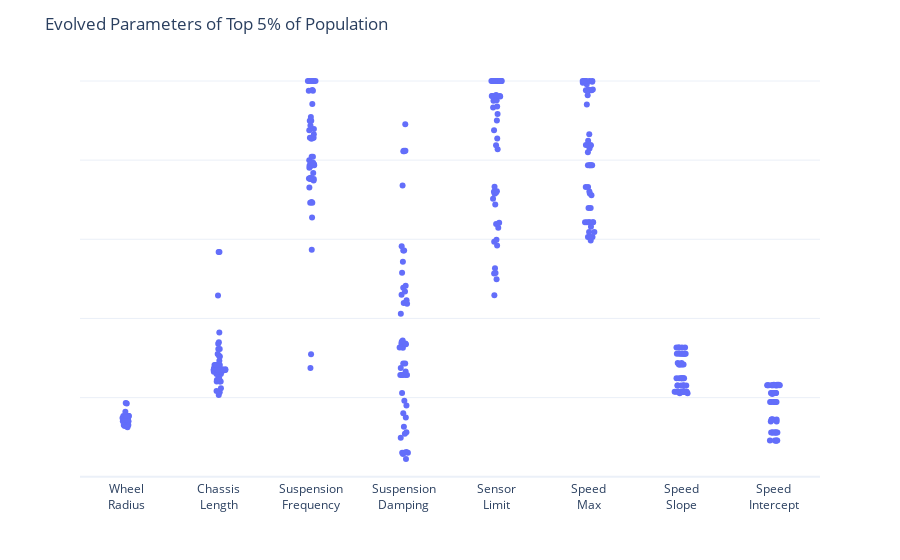

Here is the notebook cell this chart was saved with:
### Code cell
columns = [f"{name} Genome" for name in limits.keys()]
labels = ["<br>".join(name.split(" ")[:2]) for name in columns]

df_temp = df[columns]
df_temp.columns = labels

fig = px.strip(df_temp)

fig.update_layout(
    title="Evolved Parameters of Top 5% of Population",
    yaxis_showticklabels=False,
    yaxis_title="",
    xaxis_title="",
)

fig.show()

### Figure 1 — Plotly figure (JSON) as saved in the notebook; plotly's stock layout.template omitted (floating-point values rounded to 4 significant figures; data arrays with more than 128 entries replaced by an {"elided": "..."} marker saying what was removed)
{"data": [{"alignmentgroup": "True", "boxpoints": "all", "fillcolor": "rgba(255,255,255,0)", "hoveron": "points", "hovertemplate": "variable=%{x}<br>value=%{y}<extra></extra>", "legendgroup": "", "line": {"color": "rgba(255,255,255,0)"}, "marker": {"color": "#636efa"}, "name": "", "offsetgroup": "", "orientation": "v", "pointpos": 0, "showlegend": false, "type": "box", "x": {"elided": "400 str values"}, "x0": " ", "xaxis": "x", "y": {"elided": "400 float values"}, "y0": " ", "yaxis": "y"}], "layout": {"boxmode": "group", "legend": {"tracegroupgap": 0}, "margin": {"t": 60}, "title": {"text": "Evolved Parameters of Top 5% of Population"}, "xaxis": {"anchor": "y", "domain": [0, 1], "title": {"text": ""}}, "yaxis": {"anchor": "x", "domain": [0, 1], "showticklabels": false, "title": {"text": ""}}}}
